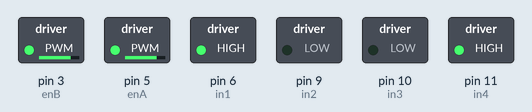
This sketch was run on a simulated Arduino Uno, built with avr-gcc and run on an emulated ATmega328P. Parts: switched loads named in the sketch (green lamp = pin HIGH).

Above: at 0.1 s.
Timing chart, 0 to 1.6 s (numbered marks = the images above):
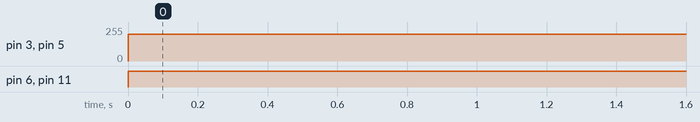

Measured:
- by itself, pin 3 (enB), pin 5 (enA): 0/255 → 200/255 at 0.00 s
- by itself, pin 6 (in1), pin 11 (in4): LOW → HIGH at 0.00 s

The sketch:

motorsurucu-motor_h_z_kontrolu.ino
```cpp
const int in1 = 6 ; //defines the motion of the left motor in the forward direction.Connects to Arduino's ninth pin
const int in2 = 9;  //defines the motion of the left motor in the reverse direction.Connects to Arduino's tenth pin
const int in3 = 10;//defines the motion of the rigth motor in the reverse direction.Connects to Arduino's twelfth pin
const int in4 = 11;//defines the motion of the rigth motor in the forward direction.Connects to Arduino's eleventh pin
const int enA = 5;  //Enable A define for left engine, and connected to ardiuno's eighth pin
const int enB = 3;//Enable B define for right engine, and connected to ardiuno's thirteenth pin

void setup()
{
pinMode(in1, OUTPUT); //define in1 pin output
pinMode(in2, OUTPUT); //define in2 pin output
pinMode(in3, OUTPUT);//define in3 pin output
pinMode(in4, OUTPUT);//define in4 pin output
pinMode(enA, OUTPUT);//define enA pin output
pinMode(enB, OUTPUT);//define enB pin output
}
void loop()
{
// motor 1
analogWrite(enA,  200);   //enable A sets the first engine speed to 200
digitalWrite(in1, HIGH);//the in1 activates the forward motion of the first engine.
digitalWrite(in2,  LOW);//the in2 passive the movement of the first engine in the reverse direction.
// motor 2
analogWrite(enB,  200);  //enable B sets the second engine speed to 200
digitalWrite(in3, LOW);//the in3 passive the reverse motion of the second engine.
digitalWrite(in4,  HIGH);//the in4 activates the forward motion of the second engine.
}
```
